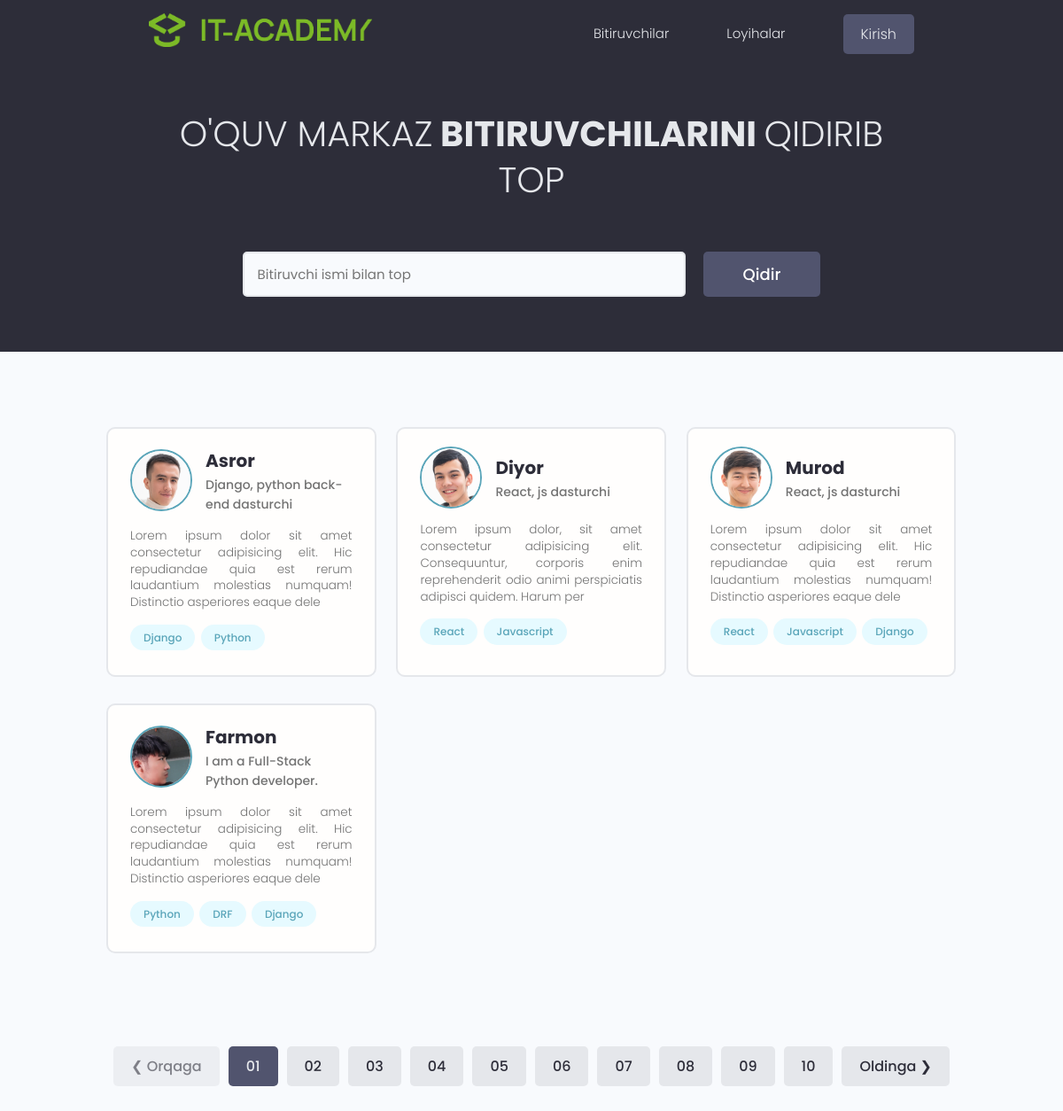
The page / on the database its author committed.
### users/models.py (models this page shows)
class Profil(models.Model):
    user = models.OneToOneField(User, on_delete=models.CASCADE, null=True, blank=True)
    name = models.CharField(max_length=200, null=True, blank=True)
    email = models.EmailField(max_length=200, null=True, blank=True)
    info = models.CharField(max_length=200, null=True, blank=True)
    location = models.CharField(max_length=200, null=True, blank=True)
    bio = models.TextField(null=True, blank=True)
    social_github = models.CharField(max_length=200, null=True, blank=True)
    social_facebook = models.CharField(max_length=200, null=True, blank=True)
    social_youtube = models.CharField(max_length=200, null=True, blank=True)
    social_instagram = models.CharField(max_length=200, null=True, blank=True)
    created = models.DateTimeField(auto_now_add=True)
    image = models.ImageField(upload_to="profiles", default="profiles/default_profile.webp")
    id = models.UUIDField(default=uuid.uuid4, unique=True, primary_key=True, editable=False)
    def __str__(self) -> str:
        return str(self.user.username)

class Skill(models.Model):
    user = models.ForeignKey(Profil, on_delete=models.CASCADE, null=True, blank=True)
    name = models.CharField(max_length=200, null=True, blank=True)
    description = models.TextField(null=True, blank=True)
    created = models.DateTimeField(auto_now_add=True)
    id = models.UUIDField(default=uuid.uuid4, unique=True, primary_key=True, editable=False)
    def __str__(self) -> str:
        return str(self.name)

### users/views.py (the view)
# urls.py: path("", profiles, name="profiles"),
def profiles(request):
    users = Profil.objects.all()
    context = {
        "users": users
    }
    return render(request, 'users/profiles.html', context)

### users/templates/users/profiles.html (shortened to what this page needs)
{% extends 'main.html' %}
{% block content %}
<main class="home">
    <section class="hero-section text-center">
        <div class="container container--narrow">
            <div class="hero-section__box">
                <h2>O'QUV MARKAZ<span> BITIRUVCHILARINI </span> QIDIRIB TOP</h2>
            </div>
            <div class="hero-section__search">
                <form class="form" action="#" method="get">
                    <div class="form__field">
                        <input class="input input--text" id="formInput#search" type="text" name="text"
                            placeholder="Bitiruvchi ismi bilan top" />
                    </div>
                    <input class="btn btn--sub btn--lg" type="submit" value="Qidir" />
                </form>
            </div>
        </div>
    </section>
    <section class="devlist">
        <div class="container">
            <div class="grid grid--three">
                {% for user in users %}
                <div class="column card">
                    <div class="dev">
                        <a href="{% url 'profile' user.id %}" class="card__body">
                            <div class="dev__profile">
                                <img class="avatar avatar--md" src="{{user.image.url}}" alt="image" />
                                <div class="dev__meta">
                                    <h3>{{user}}</h3>
                                    <h5>{{user.info}}</h5>
                                </div>
                            </div>
                            <p class="dev__info">
                                {{user.bio|slice:":150"}}
                            </p>
                            <div class="dev__skills">
                                {% for skill in user.skill_set.all %}
                                <span class="tag tag--pill tag--main">
                                    <small>{{skill}}</small>
                                </span>
                                {% endfor %}
                            </div>
                        </a>
                    </div>
                </div>
                {% endfor %}
            </div>
        </div>
    </section>
    <div class="pagination">
        <ul class="container">
            <li><a href="#" class="btn btn--disabled">&#10094; Orqaga</a></li>
            <li><a href="#" class="btn btn--sub">01</a></li>
            <li><a href="#" class="btn">02</a></li>
            <li><a href="#" class="btn">03</a></li>
            <li><a href="#" class="btn">04</a></li>
            <li><a href="#" class="btn">05</a></li>
            <li><a href="#" class="btn">06</a></li>
            <li><a href="#" class="btn">07</a></li>
            <li><a href="#" class="btn">08</a></li>
            <li><a href="#" class="btn">09</a></li>
            <li><a href="#" class="btn">10</a></li>
            <li><a href="#" class="btn">Oldinga &#10095;</a></li>
        </ul>
    </div>
</main>
{% endblock %}

### static/styles/app.css (style rules this page uses)
:root { --color-sub: #2d2d39; }
.btn--sub { background-color: var(--color-sub-light); }
.card { border: 2px solid var(--color-light); }
img { width: 100%; }
.hero-section { height: 40vh; display: flex; align-items: center; background-color: var(--color-sub); }
.hero-section__box { margin-bottom: 4rem; }
.hero-section__box > h2, .hero-section__box > h2 > span { font-size: 4rem; color: var(--color-light); line-height: 1.3; text-transform: uppercase; }
.hero-section__box > h2 { font-weight: 300; }
.hero-section__box > h2 > span { font-weight: 700; }
.hero-section__search > .form { display: flex; align-items: center; justify-content: center; gap: 2rem; }
.hero-section__search > .form input.input--text { width: 50rem; }
.devlist { margin-top: 8rem; }
.devlist .grid { align-items: stretch; }
.devlist .dev .dev__profile { display: flex; align-items: center; gap: 1.5rem; }
.devlist .dev .dev__meta h3 { color: var(--color-sub); font-size: 2rem; font-weight: 700; }
.devlist .dev .dev__meta h5 { color: var(--color-text); font-size: 1.4rem; font-weight: 500; }
.devlist .dev .dev__info { margin: 1.5rem 0; font-size: 1.35rem; line-height: 1.4; text-align: justify; }
.pagination { margin-top: 8rem; margin-bottom: 10rem; }
.pagination > ul { flex-wrap: wrap; list-style: none; display: flex; align-items: center; justify-content: center; gap: 1rem; }
.pagination .btn { color: var(--color-sub); }
.pagination .btn.btn--sub { color: var(--color-light); }

### static/uikit/styles/modules/_variables.css (style rules this page uses)
:root { --color-main: #5aa5b9; --color-main-light: #e6faff; --color-sub: #3f4156; --color-sub-light: #51546e; --color-sub-lighter: #ededfd; --color-text: #737373; --color-gray: #8b8b8b; --color-light: #e5e7eb; --color-light-gray: #767676; --color-bg: #f8fafd; --color-white: #fffefd; --color-white-light: #f3f3f3; --color-success: #359e64; --color-success-bg: #def8e8; --color-error: #fc4b0b; --color-error-bg: #fff2ee; --font-base: 'Poppins', arial, helvetica, 'Segoe UI', roboto, ubuntu, sans-serif; --font-monospace: 'Fira Code', 'Courier New', courier, monospace; --font-regular: 300; --font-medium: 500; --font-bold: 700; --generic-shadow: 1px 1px 5px #00000010; --generic-transition: all 0.3s ease-in-out; }

### static/uikit/styles/modules/_base.css (style rules this page uses)
* { margin: 0; padding: 0; box-sizing: border-box; text-rendering: optimizeLegibility; color: inherit; font-size: inherit; }
html { font-size: 50%; }
@media only screen and (min-width: 480px) { html { font-size: 56.25%; } }
@media only screen and (min-width: 1200px) { html { font-size: 62.5%; } }
body { line-height: 1.6; font-weight: 400; font-size: 1.5rem; color: var(--color-text); background-color: var(--color-bg); min-height: 100vh; }

### static/uikit/styles/modules/_typography.css (style rules this page uses)
* { font-family: var(--font-base); }
h2 { font-size: 3.6rem; font-weight: var(--font-bold); }
h3 { font-size: 3.2rem; font-weight: var(--font-medium); }
h5 { font-size: 2.4rem; font-weight: var(--font-medium); }
h5, h6 { font-weight: var(--font-regular); }
p, span, strong { font-size: 1.6rem; color: var(--color-text); font-weight: var(--font-regular); }
a { padding-bottom: 2px; text-decoration: none; display: inline-block; color: var(--color-main); font-weight: var(--font-medium); }

### static/uikit/styles/modules/_utilities.css (style rules this page uses)
.container { width: 92%; max-width: 165rem; margin: 0 auto; box-sizing: border-box; }
.container--narrow { width: 92%; max-width: 120rem; }
@media screen and (min-width: 1000px) { .container { width: 90%; } }
@media screen and (min-width: 1000px) { .container--narrow { width: 85%; } }
@media screen and (min-width: 1200px) { .container { width: 80%; } }
@media screen and (min-width: 1200px) { .container--narrow { width: 72%; } }
.text-center { text-align: center; }

### static/uikit/styles/modules/_avatar.css (style rules this page uses)
.avatar { border-radius: 50%; border: 2px solid var(--color-main); object-fit: cover; }
.avatar--md { height: 7rem; width: 7rem; }

### static/uikit/styles/modules/_button.css (style rules this page uses)
.btn { display: inline-block; position: relative; cursor: pointer; background-color: var(--color-light); font-weight: var(--font-medium); color: var(--color-sub); text-decoration: none; padding: 1rem 2rem; border-radius: 0.5rem; border: none; width: -webkit-fit-content; width: -moz-fit-content; width: fit-content; height: -webkit-fit-content; height: -moz-fit-content; height: fit-content; font-size: 1.6rem; outline-width: 0; outline-color: transparent; -webkit-backface-visibility: hidden; backface-visibility: hidden; transition: all 0.3s ease-in-out; }
.btn:disabled, .btn--disabled { cursor: not-allowed; opacity: 0.6; }
.btn--sub { background-color: var(--color-sub); color: var(--color-white); }
.btn--lg { font-size: 1.8rem; padding: 1.2rem 4.5rem; }

### rows shown on the page
Profil: image (picture), user.username "Asror", info "Django, python back-end dasturchi", bio "Lorem ipsum dolor sit amet consectetur adipisicing elit. Hic repudiandae quia est rerum laudantium molestias numquam! Distinctio asperiores eaque dele"
Skill: name "Django"
Skill: name "Python"
Profil: image (picture), user.username "Diyor", info "React, js dasturchi", bio "Lorem ipsum dolor, sit amet consectetur adipisicing elit. Consequuntur, corporis enim reprehenderit odio animi perspiciatis adipisci quidem. Harum per"
Skill: name "React"
Skill: name "Javascript"
Profil: image (picture), user.username "Murod", info "React, js dasturchi", bio "Lorem ipsum dolor sit amet consectetur adipisicing elit. Hic repudiandae quia est rerum laudantium molestias numquam! Distinctio asperiores eaque dele"
Skill: name "React"
Skill: name "Javascript"
Skill: name "Django"
Profil: image (picture), user.username "Farmon", info "I am a Full-Stack Python developer.", bio "Lorem ipsum dolor sit amet consectetur adipisicing elit. Hic repudiandae quia est rerum laudantium molestias numquam! Distinctio asperiores eaque dele"
Skill: name "Python"
Skill: name "DRF"
Skill: name "Django"
